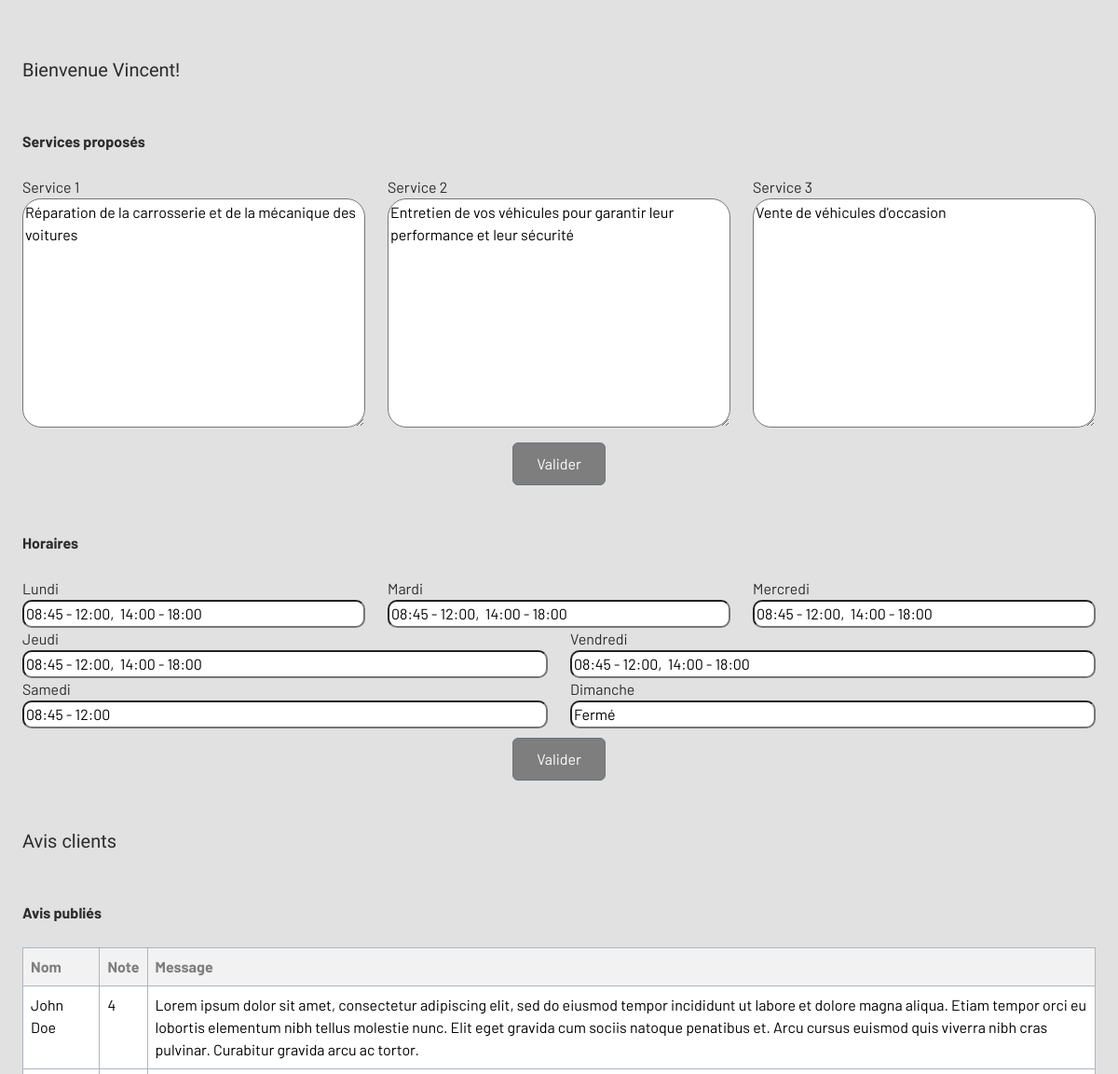
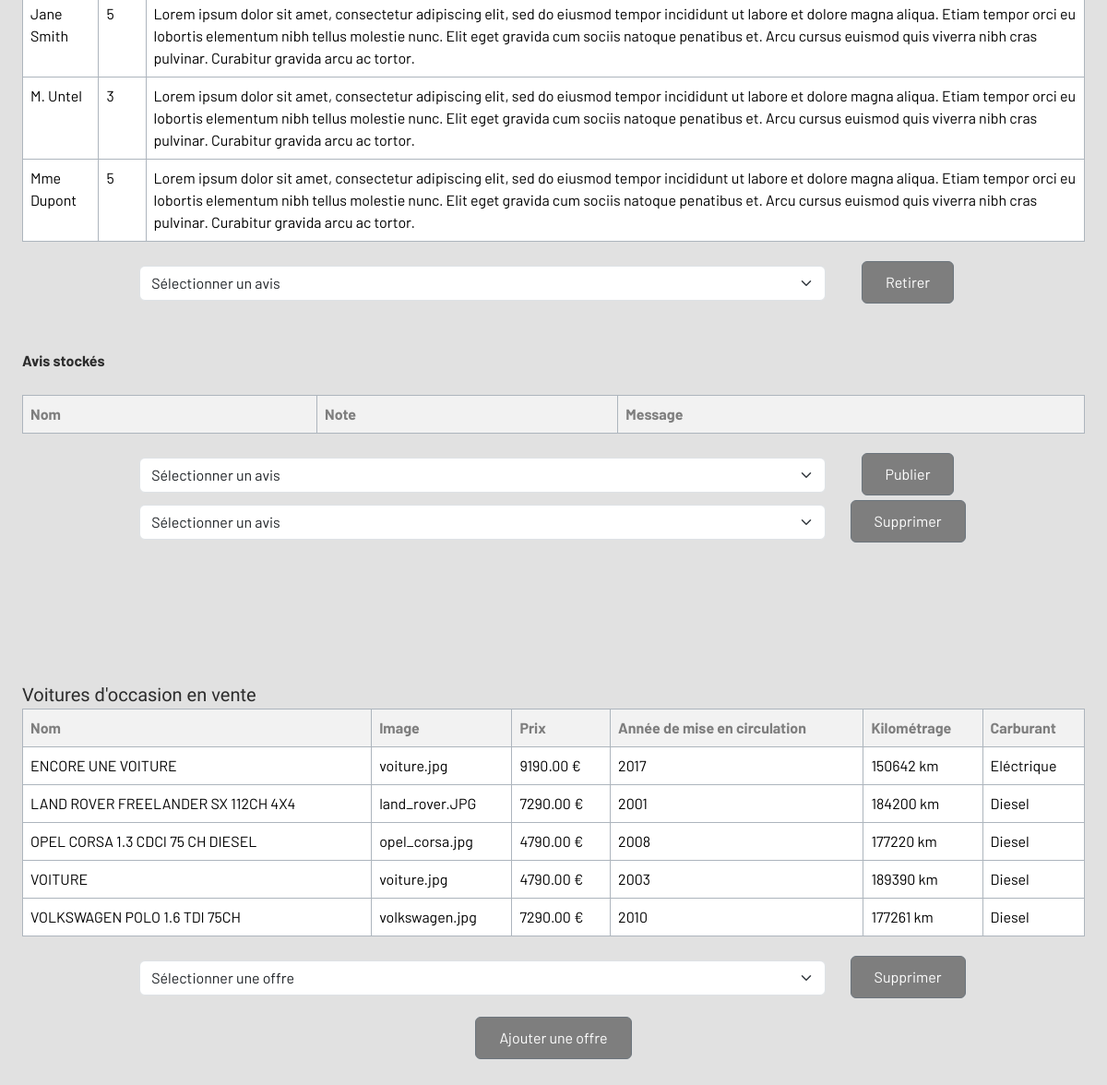
The page /admin.php (signed in) on the database its author committed (2 pictures, top to bottom).
### tables this page shows
CREATE TABLE IF NOT EXISTS services (
    id DECIMAL(1,0) PRIMARY KEY,
    contenu TEXT
);

CREATE TABLE IF NOT EXISTS horaires (
    jour VARCHAR(10) PRIMARY KEY,
    horaire VARCHAR(30)
);

CREATE TABLE IF NOT EXISTS avis (
    nom VARCHAR(30),
    note TINYINT,
    message TEXT,
    estValide BOOLEAN
);

CREATE TABLE IF NOT EXISTS vehicule (
    nom VARCHAR(100) PRIMARY KEY,
    image VARCHAR(100),
    prix DECIMAL(8,2),
    annee DECIMAL(4,0),
    kilometrage INT,
    carburant VARCHAR(10)
);

### includes/horairesdatahandler.php (called while the page is built, shortened)
<?php
    $query1 = "SELECT horaire FROM gvp_database.horaires WHERE jour = 'Lundi';";
    $query2 = "SELECT horaire FROM gvp_database.horaires WHERE jour = 'Mardi';";
    $query3 = "SELECT horaire FROM gvp_database.horaires WHERE jour = 'Mercredi';";
    $query4 = "SELECT horaire FROM gvp_database.horaires WHERE jour = 'Jeudi';";
    $query5 = "SELECT horaire FROM gvp_database.horaires WHERE jour = 'Vendredi';";
    $query6 = "SELECT horaire FROM gvp_database.horaires WHERE jour = 'Samedi';";
    $query7 = "SELECT horaire FROM gvp_database.horaires WHERE jour = 'Dimanche';";
    $stmt1 = $pdo->prepare($query1);
    $stmt2 = $pdo->prepare($query2);
    $stmt3 = $pdo->prepare($query3);
    $stmt4 = $pdo->prepare($query4);
    $stmt5 = $pdo->prepare($query5);
    $stmt6 = $pdo->prepare($query6);
    $stmt7 = $pdo->prepare($query7);
    $stmt1->execute();
    $stmt2->execute();
    $stmt3->execute();
    $stmt4->execute();
    $stmt5->execute();
    $stmt6->execute();
    $stmt7->execute();
    $lundi = $stmt1->fetchColumn();
    $mardi = $stmt2->fetchColumn();
    $mercredi = $stmt3->fetchColumn();
    $jeudi = $stmt4->fetchColumn();
    $vendredi = $stmt5->fetchColumn();
    $samedi = $stmt6->fetchColumn();
    $dimanche = $stmt7->fetchColumn();

### includes/avis_model.php (called while the page is built, shortened)
<?php
try {
    require_once "dbh.inc.php";
    $query1 = "SELECT * FROM gvp_database.avis WHERE estValide = true;";
    $stmt1 = db()->prepare($query1);
    $stmt1->execute();
    $avisPubliques = array();
    while ($avisPublique = $stmt1->fetch(PDO::FETCH_ASSOC)) {
        $avisPubliques[] = $avisPublique;
    }
} catch (PDOException $e) {
    die("Echec de la connexion: " . $e->getMessage());
}

### includes/dbh.inc.php (called while the page is built, shortened)
<?php
function db(): PDO {
    static $pdo;
    if (!$pdo) {
        $pdo = new PDO(
            sprintf("mysql:host=localhost;dbname=gvp_database;charset=UTF8", DB_HOST, DB_NAME),
            DB_USER,
            DB_PASSWORD,
            [PDO::ATTR_ERRMODE => PDO::ERRMODE_EXCEPTION]
        );
    }
    return $pdo;
}

### includes/vehicules_model.php (called while the page is built, shortened)
<?php
try {
    require_once "dbh.inc.php";
    $query = "SELECT * FROM gvp_database.vehicule;";
    $stmt = db()->prepare($query);
    $stmt->execute();
    $vehicules = array();
    while ($vehicule = $stmt->fetch(PDO::FETCH_ASSOC)) {
        $vehicules[] = $vehicule;
    }
} catch (PDOException $e) {
    die("Echec de la connexion: " . $e->getMessage());
}

### components/vehicules-table.php (the view, shortened to what this page needs)
<?php require_once "includes/vehicules_model.php"; ?>
<h class="heading">Voitures d'occasion en vente</h>
<div class="table-responsive">
    <table class="table table-bordered border-dark-subtle">
        <thead>
            <tr>
                <th scope="col">Nom</th>
                <th scope="col">Image</th>
                <th scope="col">Prix</th>
                <th scope="col">Année de mise en circulation</th>
                <th scope="col">Kilométrage</th>
                <th scope="col">Carburant</th>
            </tr>
        </thead>
        <tbody>
            <?php foreach ($vehicules as $vehicule) : ?>
                <tr>
                    <td><?= $vehicule['nom']; ?></td>
                    <td><?= $vehicule['image']; ?></td>
                    <td><?= $vehicule['prix']; ?> €</td>
                    <td><?= $vehicule['annee']; ?></td>
                    <td><?= $vehicule['kilometrage']; ?> km</td>
                    <td><?= $vehicule['carburant']; ?></td>
                </tr>
            <?php endforeach ?>
        </tbody>
    </table>
</div>
<form action="includes/vehicules_supprhandler.php" method="post">
    <div class="row" style="margin: 10px 10%;">
        <div class="col">
            <select class="form-select" aria-label="Sélectionner une offre" name="offre" id="offre">
                <option selected>Sélectionner une offre</option>
            </select>
        </div>
        <div class="col-sm-2">
            <div class="centerize">
                <button type="submit" name="supprimer" class="btn btn-secondary btn-supprimer-offre">
                    Supprimer
                </button>
            </div>
        </div>
    </div>
</form>
<div class="centerize">
    <button
        type="button" name="ajouter-offre" class="btn btn-secondary"
        data-bs-toggle="modal" data-bs-target="#ajouter-offre-modal"
    >
        Ajouter une offre
    </button>
</div>

### admin.php (shortened to what this page needs)
<?php
try {
    require_once "includes/dbh.inc.php";
    $query1 = "SELECT contenu FROM gvp_database.services WHERE id = 1;";
    $query2 = "SELECT contenu FROM gvp_database.services WHERE id = 2;";
    $query3 = "SELECT contenu FROM gvp_database.services WHERE id = 3;";
    $stmt1 = $pdo->prepare($query1);
    $stmt2 = $pdo->prepare($query2);
    $stmt3 = $pdo->prepare($query3);
    $stmt1->execute();
    $stmt2->execute();
    $stmt3->execute();
    $service1 = $stmt1->fetchColumn();
    $service2 = $stmt2->fetchColumn();
    $service3 = $stmt3->fetchColumn();
} catch (PDOException $e) {
    die("Echec de la connexion: " . $e->getMessage());
}
?>
<!DOCTYPE html>
<html lang="fr">
<head>
    <link
    href="https://cdn.jsdelivr.net/npm/bootstrap@5.3.2/dist/css/bootstrap.min.css"
    rel="stylesheet"
    >
    <link href="css/style.css" rel="stylesheet">
</head>
<body>
    <div class="main">
        <h class="heading">Bienvenue Vincent!</h>
        <div class="fw-bold secondary-heading">Services proposés</div>
        <form action="includes/servicesformhandler.php" method="post">
            <div class="row">
                <div class="col-sm">
                    <label for="service1 label-textarea">Service 1</label>
                    <br>
                    <textarea name="service1" rows="10" cols="30"><?php echo $service1; ?></textarea>
                </div>
                <div class="col-sm">
                    <label for="service2 label-textarea">Service 2</label>
                    <br>
                    <textarea name="service2" rows="10" cols="30"><?php echo $service2; ?></textarea>
                </div>
                <div class="col-sm">
                    <label for="service3 label-textarea">Service 3</label>
                    <br>
                    <textarea name="service3" rows="10" cols="30"><?php echo $service3; ?></textarea>
                </div>
            </div>
            <div class="centerize">
                <button type="submit" name="submit" class="btn btn-secondary">Valider</button>
            </div>
        </form>
        <div class="fw-bold secondary-heading">Horaires</div>
        <?php require_once "includes/horairesdatahandler.php"; ?>
        <form action="includes/horairesformhandler.php" method="post">
            <div class="row">
                <div class="col-sm">
                    <label for="lundi">Lundi</label>
                    <input id="lundi" type="text" name="lundi" value="<?php echo $lundi; ?>">
                </div>
                <div class="col-sm">
                    <label for="mardi">Mardi</label>
                    <input id="mardi" type="text" name="mardi" value="<?php echo $mardi; ?>">
                </div>
                <div class="col-sm">
                    <label for="mercredi">Mercredi</label>
                    <input id="mercredi" type="text" name="mercredi" value="<?php echo $mercredi; ?>">
                </div>
            </div>
            <div class="row">
                <div class="col-sm">
                    <label for="jeudi">Jeudi</label>
                    <input id="jeudi" type="text" name="jeudi" value="<?php echo $jeudi; ?>">
                </div>
                <div class="col-sm">
                    <label for="vendredi">Vendredi</label>
                    <input id="vendredi" type="text" name="vendredi" value="<?php echo $vendredi; ?>">
                </div>
            </div>
            <div class="row">
                <div class="col-sm">
                    <label for="samedi">Samedi</label>
                    <input id="samedi" type="text" name="samedi" value="<?php echo $samedi; ?>">
                </div>
                <div class="col-sm">
                    <label for="dimanche">Dimanche</label>
                    <input id="dimanche" type="text" name="dimanche" value="<?php echo $dimanche; ?>">
                </div>
            </div>
            <div class="centerize">
                <button type="submit" name="submit" class="btn btn-secondary">Valider</button>
            </div>
        </form>
        <div style="margin-top: 50px;">
            <?php include('components/avis-clients.php'); ?>
        </div>
        <div style="margin-top: 150px;">
            <?php include('components/vehicules-table.php'); ?>
    </div>
</body>
</html>

### components/avis-clients.php (shortened to what this page needs)
<?php require_once "includes/avis_model.php"; ?>
<h class="heading">Avis clients</h>
<div class="fw-bold secondary-heading">Avis publiés</div>
<div class="table-responsive">
    <table class="table table-bordered border-dark-subtle">
        <thead>
            <tr>
                <th scope="col">Nom</th>
                <th scope="col">Note</th>
                <th scope="col">Message</th>
            </tr>
        </thead>
        <tbody>
            <?php foreach ($avisPubliques as $avisPublique) : ?>
                <tr>
                    <td><?= $avisPublique['nom']; ?></td>
                    <td><?= $avisPublique['note']; ?></td>
                    <td><?= $avisPublique['message']; ?></td>
                </tr>
            <?php endforeach ?>
        </tbody>
    </table>
</div>
<form action="includes/avis_retirer.php" method="post">
    <div class="row" style="margin: 10px 10%;">
        <div class="col">
            <select class="form-select" aria-label="Sélectionner un avis" name="avisPublique"
            id="avisPublique">
                <option selected>Sélectionner un avis</option>
            </select>
        </div>
        <div class="col-sm-2">
            <div class="centerize">
                <button type="submit" name="Retirer" class="btn btn-secondary btn-supprimer-offre">
                    Retirer
                </button>
            </div>
        </div>
    </div>
</form>
<div class="fw-bold secondary-heading">Avis stockés</div>
<div class="table-responsive">
    <table class="table table-bordered border-dark-subtle">
        <thead>
            <tr>
                <th scope="col">Nom</th>
                <th scope="col">Note</th>
                <th scope="col">Message</th>
            </tr>
        </thead>
    </table>
</div>
<form action="includes/avis_publier.php" method="post" id="publier-form">
    <div class="row" style="margin: 10px 10%;">
        <div class="col">
            <select class="form-select" aria-label="Sélectionner un avis" name="avis" id="avis">
                <option selected>Sélectionner un avis</option>
            </select>
        </div>
        <div class="col-sm-2">
            <div class="centerize">
                <button type="submit" name="Publier" class="btn btn-secondary btn-supprimer-offre">
                    Publier
                </button>
            </div>
        </div>
    </div>
</form>
<form action="includes/avis_supprimer.php" method="post" id="supprimer-form">
    <div class="row" style="margin: 10px 10%;">
        <div class="col">
            <select class="form-select" aria-label="Sélectionner un avis" name="avis" id="avis">
                <option selected>Sélectionner un avis</option>
            </select>
        </div>
        <div class="col-sm-2">
            <div class="centerize">
                <button type="submit" name="Supprimer" class="btn btn-secondary btn-supprimer-offre">
                    Supprimer
                </button>
            </div>
        </div>
    </div>
</form>

### css/style.css (style rules this page uses)
body { font-family: "Barlow", sans-serif; background-color: #E1E1E1; color: #2C2C2C; }
.main { margin-left: 10%; margin-right: 10%; }
@media screen and (max-width: 1200px) { .main { margin-left: 2%; margin-right: 2%; } }
.heading { font-family: "Krona One", sans-serif; font-size: 20px; }
.secondary-heading { margin-top: 50px; margin-bottom: 25px; }
.btn-secondary { background-color: #7E7E7E; margin-top: 10px; padding: 10px 25px; }
.centerize { text-align: center; align-items: center; }
input { width: 100%; border-radius: 10px; }
textarea { width: 100%; border-radius: 20px; }
table { border-radius: 20px !important; }
.table th { color: #7E7E7E; background-color: rgba(255, 255, 255, 0.5647058824); }
@media screen and (min-width: 576px) { .btn-supprimer-offre { margin-top: -5px; } }

### admin.php (style rules this page uses)
body { margin-top: 5%; margin-bottom: 10%; }

### rows shown on the page
services: service1 "Réparation de la carrosserie et de la mécanique des voitures"
services: service2 "Entretien de vos véhicules pour garantir leur performance et leur sécurité"
services: service3 "Vente de véhicules d'occasion"
horaires: lundi "08:45 - 12:00, 14:00 - 18:00"
horaires: mardi "08:45 - 12:00, 14:00 - 18:00"
horaires: mercredi "08:45 - 12:00, 14:00 - 18:00"
horaires: jeudi "08:45 - 12:00, 14:00 - 18:00"
horaires: vendredi "08:45 - 12:00, 14:00 - 18:00"
horaires: samedi "08:45 - 12:00"
horaires: dimanche "Fermé"
avis: nom "John Doe", note "4", message "Lorem ipsum dolor sit amet, consectetur adipiscing elit, sed do eiusmod tempor incididunt ut labore et dolore magna aliqua. Etiam tempor orci eu lobortis elementum nibh tellus molestie nunc. Elit eget gravida cum sociis natoque penatibus et. Arcu cursus euismod quis viverra nibh cras pulvinar. Curabitur gravida arcu ac tortor."
avis: nom "Jane Smith", note "5", message "Lorem ipsum dolor sit amet, consectetur adipiscing elit, sed do eiusmod tempor incididunt ut labore et dolore magna aliqua. Etiam tempor orci eu lobortis elementum nibh tellus molestie nunc. Elit eget gravida cum sociis natoque penatibus et. Arcu cursus euismod quis viverra nibh cras pulvinar. Curabitur gravida arcu ac tortor."
avis: nom "M. Untel", note "3", message "Lorem ipsum dolor sit amet, consectetur adipiscing elit, sed do eiusmod tempor incididunt ut labore et dolore magna aliqua. Etiam tempor orci eu lobortis elementum nibh tellus molestie nunc. Elit eget gravida cum sociis natoque penatibus et. Arcu cursus euismod quis viverra nibh cras pulvinar. Curabitur gravida arcu ac tortor."
avis: nom "Mme Dupont", note "5", message "Lorem ipsum dolor sit amet, consectetur adipiscing elit, sed do eiusmod tempor incididunt ut labore et dolore magna aliqua. Etiam tempor orci eu lobortis elementum nibh tellus molestie nunc. Elit eget gravida cum sociis natoque penatibus et. Arcu cursus euismod quis viverra nibh cras pulvinar. Curabitur gravida arcu ac tortor."
vehicule: nom "ENCORE UNE VOITURE", image "voiture.jpg", prix "9190.00", annee "2017", kilometrage "150642", carburant "Eléctrique"
vehicule: nom "LAND ROVER FREELANDER SX 112CH 4X4", image "land_rover.JPG", prix "7290.00", annee "2001", kilometrage "184200", carburant "Diesel"
vehicule: nom "OPEL CORSA 1.3 CDCI 75 CH DIESEL", image "opel_corsa.jpg", prix "4790.00", annee "2008", kilometrage "177220", carburant "Diesel"
vehicule: nom "VOITURE", image "voiture.jpg", prix "4790.00", annee "2003", kilometrage "189390", carburant "Diesel"
vehicule: nom "VOLKSWAGEN POLO 1.6 TDI 75CH", image "volkswagen.jpg", prix "7290.00", annee "2010", kilometrage "177261", carburant "Diesel"
